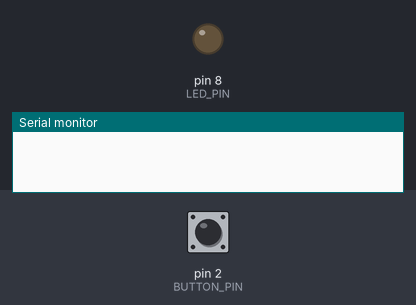
The sketch below on a simulated Arduino Uno, built with avr-gcc and run on an emulated ATmega328P. On the bench: output pins drawn as LEDs (lit = HIGH), the last lines printed to the serial monitor. The inputs (shaded band) are chosen by the test bench; at power-on: pin 2 (BUTTON_PIN) HIGH.

Above: at 1.2 s.
1.3 s: pin 2 (BUTTON_PIN) pulled LOW for 0.15 s
At 1.37 s:
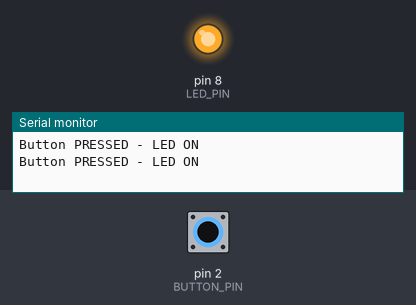
2.9 s: pin 2 (BUTTON_PIN) pulled LOW for 3.2 s
At 6.5 s:
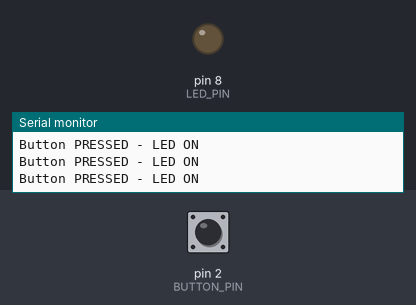
7.6 s: pin 2 (BUTTON_PIN) driven LOW
At 8.8 s:
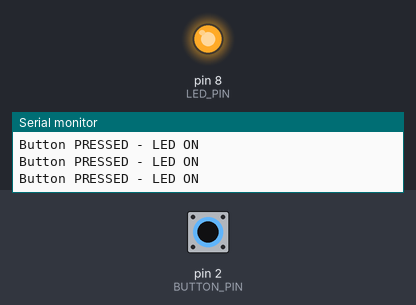
10.6 s: pin 2 (BUTTON_PIN) driven HIGH
At 11.6 s:
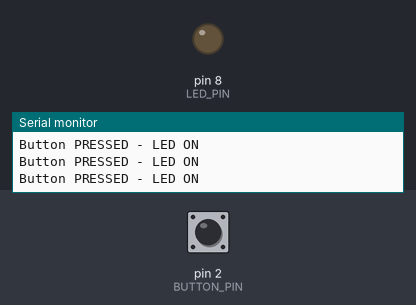
Timing chart, 0 to 13.1 s (numbered marks = the images above; inputs shaded):
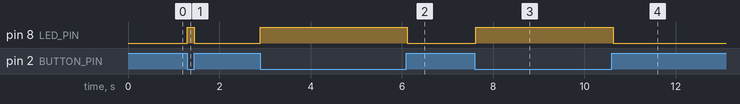

Measured:
- after the input at 1.3 s, pin 8 (LED_PIN): LOW → HIGH at once, → LOW 0.15 s later
- after the input at 2.9 s, pin 8 (LED_PIN): LOW → HIGH at once, → LOW 3.2 s later
- after the input at 7.6 s, pin 8 (LED_PIN): LOW → HIGH at once
- after the input at 10.6 s, pin 8 (LED_PIN): HIGH → LOW at once

The sketch:

01_button_led_control.ino
```cpp
// InnoBees STEM Lab - Button LED Control
// D2 -> Push button -> GND (using INPUT_PULLUP)
// D8 -> 330 ohm resistor -> LED anode; LED cathode -> GND

const int BUTTON_PIN = 2;
const int LED_PIN = 8;

void setup() {
  pinMode(BUTTON_PIN, INPUT_PULLUP);
  pinMode(LED_PIN, OUTPUT);
  Serial.begin(9600);
}

void loop() {
  int buttonState = digitalRead(BUTTON_PIN);

  if (buttonState == LOW) {  // LOW = pressed with INPUT_PULLUP
    digitalWrite(LED_PIN, HIGH);
    Serial.println("Button PRESSED - LED ON");
  } else {
    digitalWrite(LED_PIN, LOW);
  }
  delay(50);
}
```
